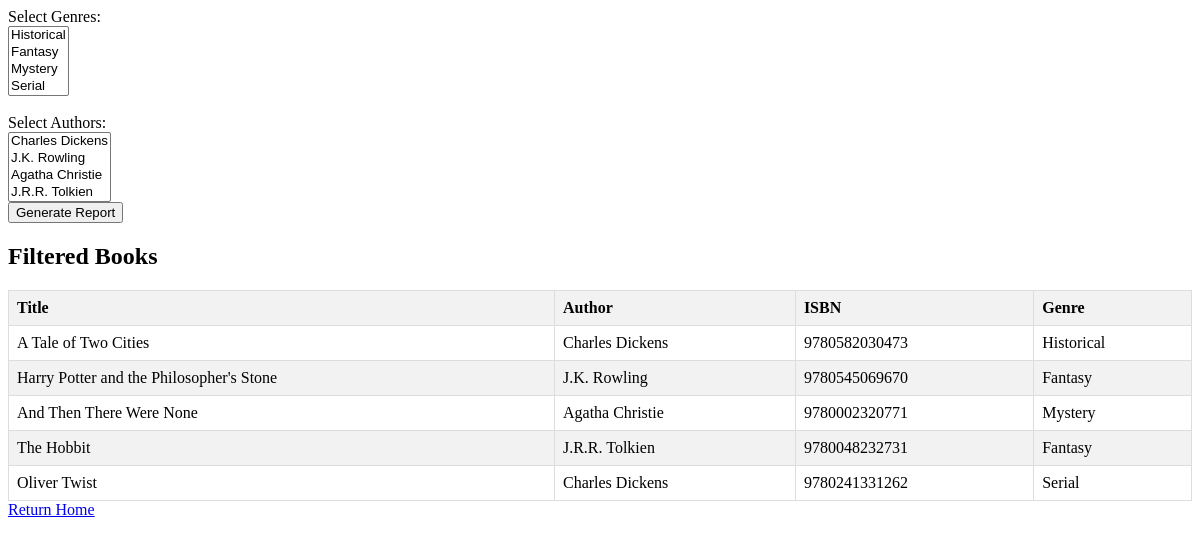
The page /generate-report/ on the database its author committed.
### library/models.py (models this page shows, shortened)
class Book(models.Model):
    title = models.CharField(max_length=255)
    author = models.CharField(max_length=255)
    isbn = models.CharField(max_length=13, validators=[RegexValidator(r'^\d{13}$')], unique=True)
    genre = models.CharField(max_length=100)
    class Meta:
        indexes = (HashIndex(fields=('isbn', 'title')),)

### library/views.py (the view)
# urls.py: path('generate-report/', views.generate_report, name='generate_report')
def generate_report(request):
    if request.method == 'GET':
        genres = Book.objects.values_list('genre', flat=True).distinct()
        authors = Book.objects.values_list('author', flat=True).distinct()
        selected_genres = request.GET.getlist('genre')
        selected_authors = request.GET.getlist('author')
        filtered_books = Book.objects.all()
        if selected_genres and selected_authors:
            filtered_books = Book.objects.filter(genre__in=selected_genres, author__in=selected_authors)
        elif selected_genres:
            filtered_books = Book.objects.filter(genre__in=selected_genres)
        elif selected_authors:
            filtered_books = Book.objects.filter(author__in=selected_authors)
        return render(request, 'library/report.html', {'books': filtered_books, 'genres': genres, 'authors': authors})
    return render(request, 'library/report.html', {'books': None, 'genres': None, 'authors': None})

### library/templates/library/report.html (shortened to what this page needs)
<head>
</head>
<form method="GET" action="{% url 'generate_report' %}">
    <label for="genres">Select Genres:</label>
    <br>
    <select name="genre" id="genres" multiple>
        {% for genre in genres %}
        <option value="{{ genre }}" {% if genre in selected_genres %} selected {% endif %}>{{ genre }}</option>
        {% endfor %}
    </select>
    <br>
    <br>
    <label for="authors">Select Authors:</label>
    <br>
    <select name="author" id="authors" multiple>
        {% for author in authors %}
        <option value="{{ author }}" {% if author in selected_authors %} selected {% endif %}>{{ author }}</option>
        {% endfor %}
    </select>
    <br>
    <button type="submit">Generate Report</button>
</form>
{% if books %}
    <h2>Filtered Books</h2>
    <table>
        <thead>
            <tr>
                <th>Title</th>
                <th>Author</th>
                <th>ISBN</th>
                <th>Genre</th>
            </tr>
        </thead>
        <tbody>
            {% for book in books %}
            <tr>
                <td>{{ book.title }}</td>
                <td>{{ book.author }}</td>
                <td>{{ book.isbn }}</td>
                <td>{{ book.genre }}</td>
            </tr>
            {% endfor %}
        </tbody>
    </table>
{% else %}
    <p>No books found.</p>
{% endif %}
<a href="/">Return Home</a>

### library/templates/library/report.html (style rules this page uses)
table { width: 100%; border-collapse: collapse; }
th, td { border: 1px solid #dddddd; text-align: left; padding: 8px; }
th { background-color: #f2f2f2; }
tr:nth-child(even) { background-color: #f2f2f2; }

### rows shown on the page
Book: title "A Tale of Two Cities", author "Charles Dickens", isbn "9780582030473", genre "Historical"
Book: title "Harry Potter and the Philosopher's Stone", author "J.K. Rowling", isbn "9780545069670", genre "Fantasy"
Book: title "And Then There Were None", author "Agatha Christie", isbn "9780002320771", genre "Mystery"
Book: title "The Hobbit", author "J.R.R. Tolkien", isbn "9780048232731", genre "Fantasy"
Book: title "Oliver Twist", author "Charles Dickens", isbn "9780241331262", genre "Serial"
